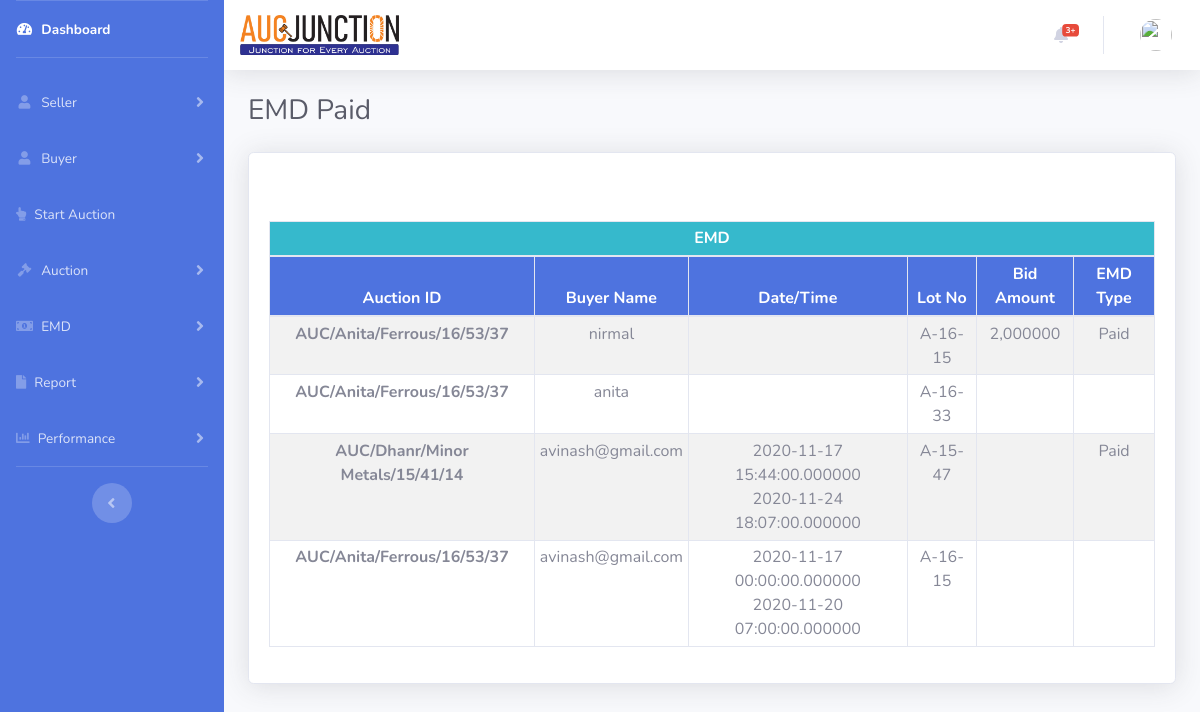
Before: /index.php/admin_emdprofile with the older database file.
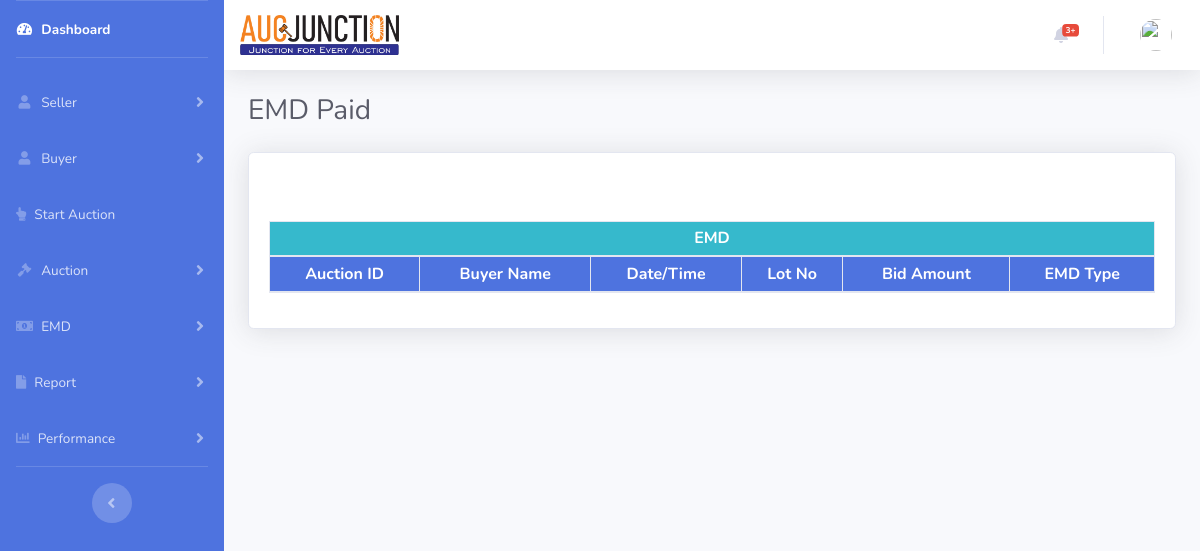
After: the same page with the newer database file.
### tables this page shows
CREATE TABLE `biddercart` (
  `id` int(11) NOT NULL,
  `bidderusername` varchar(100) DEFAULT NULL,
  `auctiontype` tinyint(1) DEFAULT NULL,
  `auctionid` varchar(200) DEFAULT NULL,
  `lotno` varchar(200) DEFAULT NULL,
  `aucstartdate_time` datetime(6) DEFAULT NULL,
  `aucclosedate_time` datetime(6) DEFAULT NULL,
  `bidstart` varchar(50) DEFAULT NULL,
  `bidprice` varchar(50) DEFAULT NULL,
  `bidmaxvalue` varchar(100) DEFAULT NULL,
  `bidamount` varchar(100) DEFAULT NULL,
  `emdpaid` tinyint(1) DEFAULT NULL,
  `emdrequest` tinyint(1) DEFAULT NULL,
  `emd_paid_dd` tinyint(1) DEFAULT NULL,
  `upload_dd` text DEFAULT NULL,
  `mybid_val` varchar(200) DEFAULT NULL,
  `abidmaxvalue` varchar(50) DEFAULT NULL,
  `abidslab` varchar(50) DEFAULT NULL,
  `abidding` tinyint(1) NOT NULL DEFAULT 0,
  `sapproval` tinyint(1) DEFAULT NULL
);

### application/controllers/Admin_emdprofile.php (called while the page is built, shortened)
<?php
class Admin_emdprofile extends CI_Controller {
	 	function __construct() {
        $this->load->library('session');
		$this->load->helper('url');
		$this->load->helper('date');
    }
	public function index()
	{
		$this->load->helper(array('url','html'));
		$this->load->model('Admin_model');
		$emd_paid_dd = array('emd_paid_dd'=>true);
		$query = $this->Admin_model->getdatafromtable('biddercart', $emd_paid_dd);
		$data['sqldat']= $query;
		$this->load->library('session');
		$sess = array('sessi'=>$this->session->userdata('username'));
		$this->load->view('admin/header',$sess);
		$this->load->view('admin/emdprofile', $data);
		$this->load->view('admin/footer');
	}
}

### index.php (called while the page is built, shortened)
<?php
require_once BASEPATH.'core/CodeIgniter.php';
?>

### application/models/Admin_model.php (called while the page is built, shortened)
<?php
   class Admin_model extends CI_Model {
		public function getdatafromtable($table, $data) {
			 $query = $this->db->get_where($table, $data);
			 return $query->result();
		}
   }
?>

### application/views/admin/emdprofile.php (the view, shortened to what this page needs)
        <div class="container-fluid">
      <div class="d-sm-flex align-items-center justify-content-between mb-4">
            <h1 class="h3 mb-0 text-gray-800">EMD Paid</h1>
          </div>
          <div class="row">
			<div class="col-xl-12 col-lg-7">
          <div class="card shadow mb-4">
            <div class="card-body">
              <div class="table-responsive">
				<table class="table table-striped table-bordered table-sm text-center mt-5" id="dataTable" width="100%" cellspacing="0">
				<thead class="bg-primary text-white">
				 <tr>
		<th class="bg-info" colspan="12" style="Text-align:center;">EMD</th>
	</tr>
				<tr>
					<th>Auction ID</th>
					<th>Buyer Name</th>
					<th>Date/Time</th>
					<th>Lot No</th>
					<th>Bid Amount</th>
					<th>EMD Type</th>
				</tr>
				</thead>
				<tbody>
				<tr>
				 <?php foreach($sqldat as $sqldata){?>  									<td><b><?php echo $sqldata->auctionid; ?></b></td>
				 <td><?php echo $sqldata->bidderusername; ?></td>
				 <td><?php echo $sqldata->aucstartdate_time;?><br><?php echo $sqldata->aucclosedate_time;?></td>
				 <td><?php echo $sqldata->lotno; ?></td>
				  <td><?php echo $sqldata->bidamount; ?></td>
				<td><?php  if($sqldata->emdpaid == 1) {echo 'Paid';} ?></td>
				</tr>
					<?php }
         ?>
				</tbody>
		 </table>
		</div>
		</div>
		</div>
		</div>
		</div>
    </div>
  </div>
</body>
</html>

Changed rows visible on the page:
removed biddercart: auctionid "AUC/Anita/Ferrous/16/53/37", bidderusername "nirmal", lotno "A-16-15", bidamount "2,000000", emdpaid "Paid"
removed biddercart: auctionid "AUC/Anita/Ferrous/16/53/37", bidderusername "anita", lotno "A-16-33"
removed biddercart: auctionid "AUC/Dhanr/Minor Metals/15/41/14", bidderusername "avinash@gmail.com", aucstartdate_time "2020-11-17 15:44:00.000000", aucclosedate_time "2020-11-24 18:07:00.000000", lotno "A-15-47", emdpaid "Paid"
removed biddercart: auctionid "AUC/Anita/Ferrous/16/53/37", bidderusername "avinash@gmail.com", aucstartdate_time "2020-11-17 00:00:00.000000", aucclosedate_time "2020-11-20 07:00:00.000000", lotno "A-16-15"
